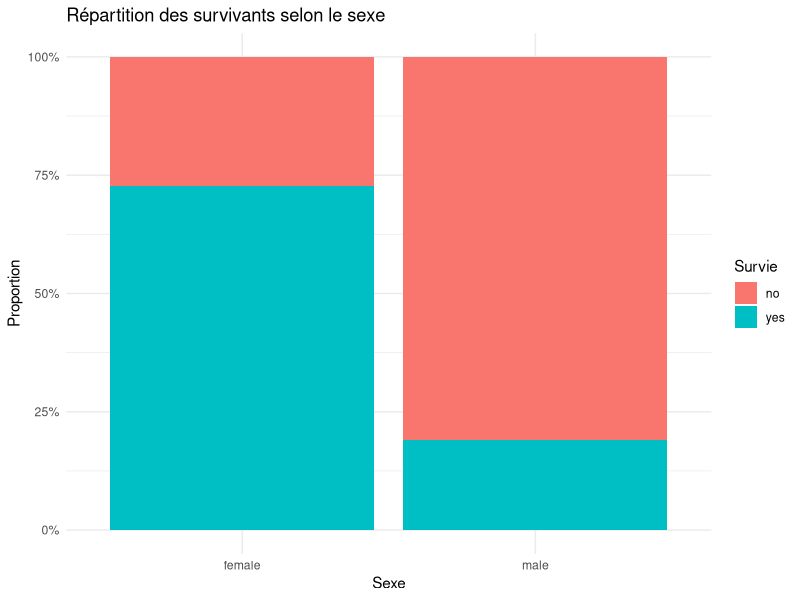
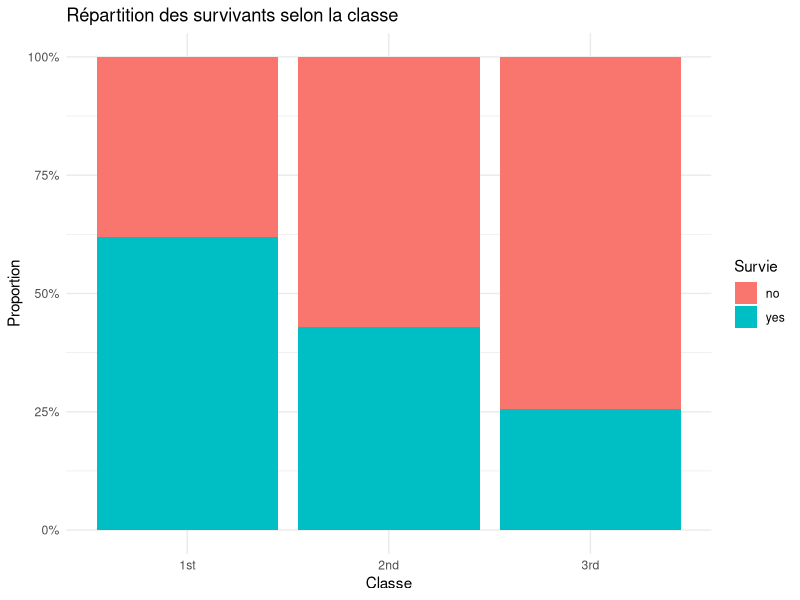
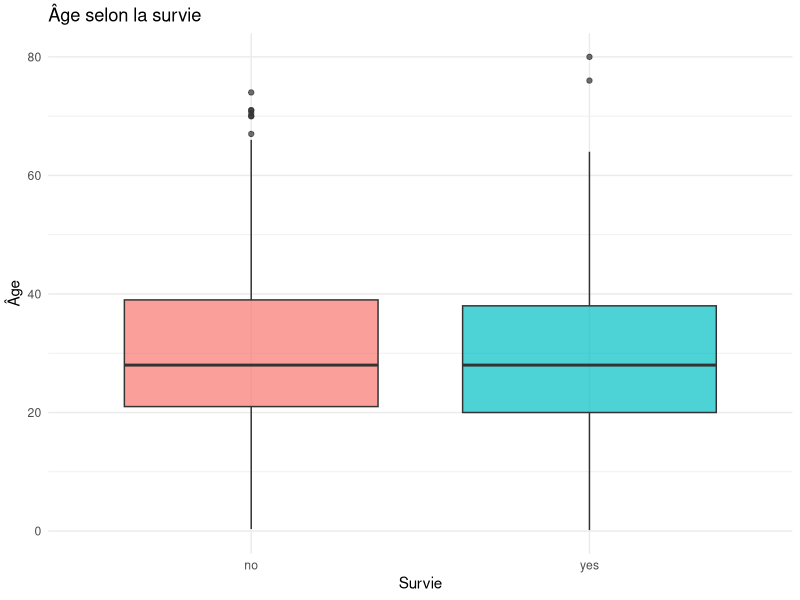
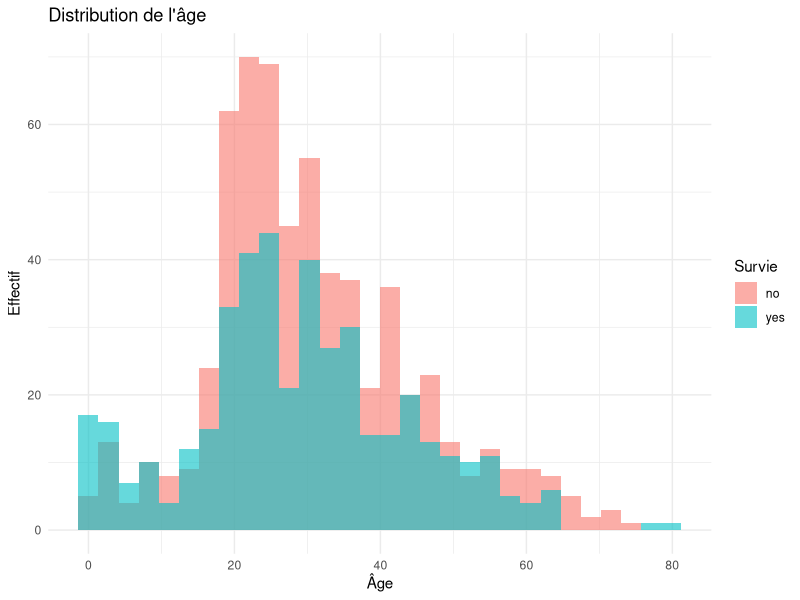

Write the R code that produced these figures, in order.
## ---- chunk 1
# echo = FALSE : le code n'apparaît pas dans le HTML
knitr::opts_chunk$set(echo = FALSE, message = FALSE, warning = FALSE,
                      fig.align = "center", fig.width = 7, fig.height = 4)
library(carData); library(dplyr); library(ggplot2); library(knitr)

# Chargement du jeu de données (1309 passagers)
data("TitanicSurvival", package = "carData")
titanic <- TitanicSurvival   # nom "titanic" pour ne pas masquer la fonction df()

# Indicateurs réutilisés dans le texte
taux_global <- round(100 * mean(titanic$survived == "yes"), 1)
na_age      <- sum(is.na(titanic$age))
tab_sexe    <- round(100 * prop.table(table(titanic$sex, titanic$survived), 1), 1)
tab_classe  <- round(100 * prop.table(table(titanic$passengerClass, titanic$survived), 1), 1)
khi_sexe    <- chisq.test(table(titanic$sex, titanic$survived))
khi_classe  <- chisq.test(table(titanic$passengerClass, titanic$survived))
test_age    <- t.test(age ~ survived, data = titanic)
## ---- chunk 2
# Part de survivants / non-survivants
kable(round(100 * prop.table(table(titanic$survived)), 1),
      col.names = c("Survie", "Part (%)"))
## ---- chunk 3
# Statistiques de l'âge selon la survie
titanic %>% group_by(survived) %>%
  summarise(n = n(),
            age_moyen = round(mean(age, na.rm = TRUE), 1),
            age_median = median(age, na.rm = TRUE),
            ecart_type = round(sd(age, na.rm = TRUE), 1)) %>%
  kable(col.names = c("Survie", "Effectif", "Âge moyen", "Âge médian", "Écart-type"))
## ---- chunk 4
kable(tab_sexe, caption = "Part de survivants par sexe (%)")
## ---- chunk 5
# Barres empilées à 100% pour comparer les proportions
ggplot(titanic, aes(x = sex, fill = survived)) +
  geom_bar(position = "fill") +
  scale_y_continuous(labels = scales::percent) +
  labs(title = "Répartition des survivants selon le sexe",
       x = "Sexe", y = "Proportion", fill = "Survie") +
  theme_minimal()
## ---- chunk 6
kable(tab_classe, caption = "Part de survivants par classe (%)")
## ---- chunk 7
ggplot(titanic, aes(x = passengerClass, fill = survived)) +
  geom_bar(position = "fill") +
  scale_y_continuous(labels = scales::percent) +
  labs(title = "Répartition des survivants selon la classe",
       x = "Classe", y = "Proportion", fill = "Survie") +
  theme_minimal()
## ---- chunk 8
# Boîtes à moustaches : médiane et dispersion de l'âge par groupe
ggplot(titanic, aes(x = survived, y = age, fill = survived)) +
  geom_boxplot(alpha = 0.7, na.rm = TRUE) +
  labs(title = "Âge selon la survie", x = "Survie", y = "Âge") +
  theme_minimal() + theme(legend.position = "none")
## ---- chunk 9
# Distribution de l'âge : met en évidence les enfants
ggplot(titanic, aes(x = age, fill = survived)) +
  geom_histogram(bins = 30, alpha = 0.6, position = "identity", na.rm = TRUE) +
  labs(title = "Distribution de l'âge", x = "Âge", y = "Effectif", fill = "Survie") +
  theme_minimal()
## ---- chunk 10
tests <- data.frame(
  Test = c("Khi-deux : sexe x survie", "Khi-deux : classe x survie"),
  Statistique = round(c(khi_sexe$statistic, khi_classe$statistic), 1),
  ddl = c(khi_sexe$parameter, khi_classe$parameter),
  p_value = format.pval(c(khi_sexe$p.value, khi_classe$p.value), eps = 1e-16)
)
kable(tests, col.names = c("Test", "Statistique", "ddl", "p-value"))
